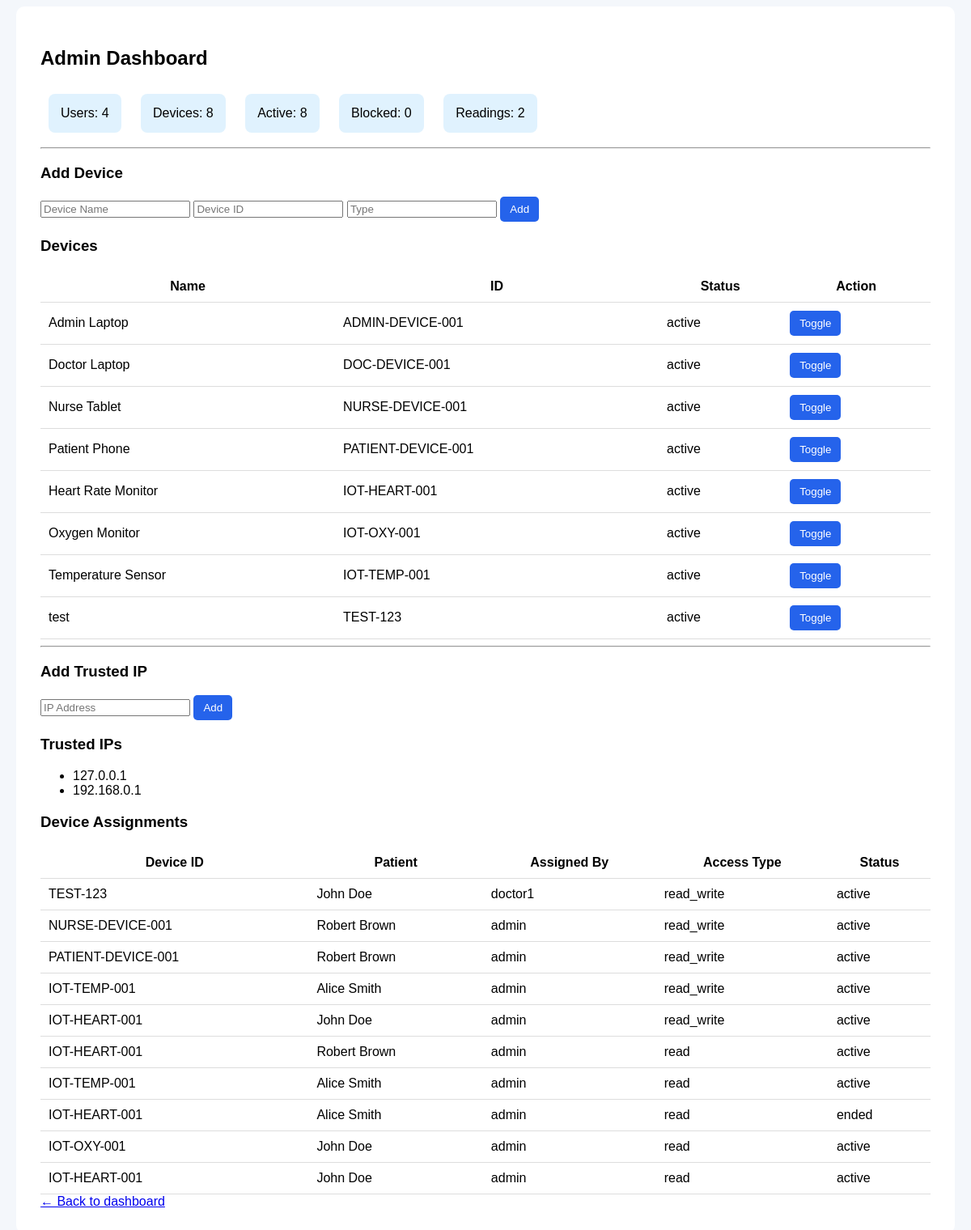
Page /admin (signed in) on the earlier database version.
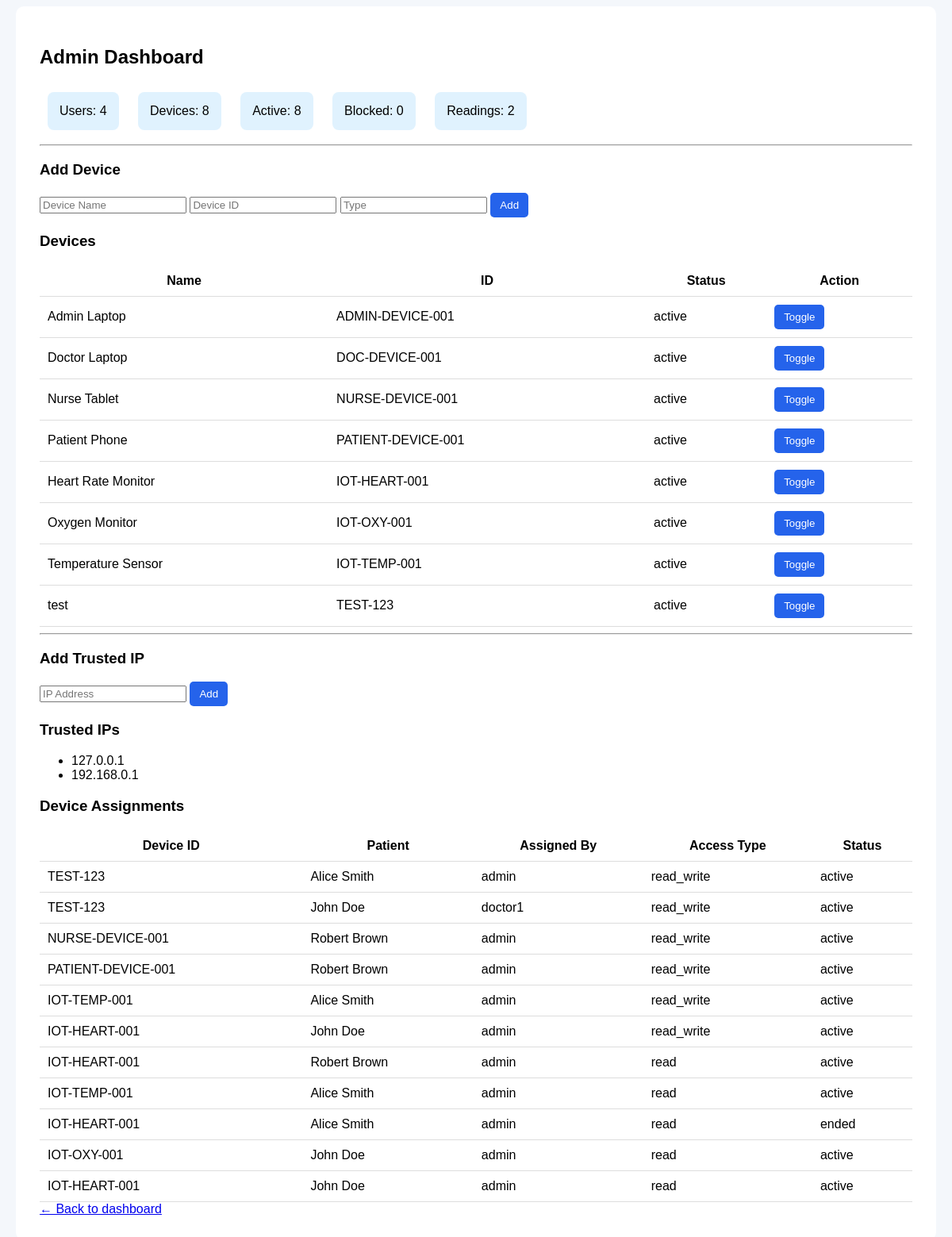
Same page on the later database version.
### tables this page shows
CREATE TABLE trusted_devices (
    id INTEGER PRIMARY KEY AUTOINCREMENT,
    device_name TEXT NOT NULL,
    device_id TEXT UNIQUE NOT NULL,
    device_serial_number TEXT,
    device_status TEXT NOT NULL,
    owner_role TEXT,
    device_type TEXT,
    can_access_data INTEGER DEFAULT 0,
    last_seen DATETIME DEFAULT CURRENT_TIMESTAMP
);

CREATE TABLE trusted_ips (
    id INTEGER PRIMARY KEY AUTOINCREMENT,
    ip_address TEXT UNIQUE,
    description TEXT
);

CREATE TABLE device_patient_assignments (
    id INTEGER PRIMARY KEY AUTOINCREMENT,
    device_id TEXT NOT NULL,
    patient_id INTEGER NOT NULL,
    assigned_by TEXT,
    access_type TEXT NOT NULL,
    assignment_status TEXT NOT NULL,
    start_time DATETIME DEFAULT CURRENT_TIMESTAMP,
    end_time DATETIME
);

CREATE TABLE patients (
    id INTEGER PRIMARY KEY AUTOINCREMENT,
    patient_name TEXT NOT NULL,
    age INTEGER,
    disease TEXT,
    diagnosis_encrypted TEXT,
    doctor_assigned TEXT
);

### app.py (the view)
@app.route("/admin")
def admin_panel():
    if not require_login():
        return redirect(url_for("login"))
    if not require_role("Admin"):
        flash("Access denied. Only administrators can access the admin panel.", "danger")
        return redirect(url_for("dashboard"))
    conn = get_db_connection()
    stats = {
        "users": conn.execute("SELECT COUNT(*) FROM users").fetchone()[0],
        "devices": conn.execute("SELECT COUNT(*) FROM trusted_devices").fetchone()[0],
        "active_devices": conn.execute("SELECT COUNT(*) FROM trusted_devices WHERE device_status='active'").fetchone()[0],
        "blocked_devices": conn.execute("SELECT COUNT(*) FROM trusted_devices WHERE device_status='blocked'").fetchone()[0],
        "readings": conn.execute("SELECT COUNT(*) FROM device_readings").fetchone()[0],
    }
    devices = conn.execute("SELECT * FROM trusted_devices").fetchall()
    patients = conn.execute("SELECT * FROM patients").fetchall()
    ips = conn.execute("SELECT * FROM trusted_ips").fetchall()
    assignments = conn.execute("""
        SELECT dpa.*, p.patient_name
        FROM device_patient_assignments dpa
        JOIN patients p ON dpa.patient_id = p.id
        ORDER BY dpa.id DESC
    """).fetchall()
    conn.close()
    return render_template(
        "admin.html",
        stats=stats,
        devices=devices,
        patients=patients,
        ips=ips,
        assignments=assignments
    )

### app.py (called while the page is built)
def require_login():
    return "username" in session

def require_role(*allowed_roles):
    return session.get("role") in allowed_roles

### utils/db.py (called while the page is built)
def get_db_connection():
    conn = sqlite3.connect(DATABASE)
    conn.row_factory = sqlite3.Row
    return conn

### templates/admin.html (shortened to what this page needs)
<!DOCTYPE html>
<html>
<head>
</head>
<body>
    <div class="container">
        <h2>Admin Dashboard</h2>
        <div>
            <div class="card">Users: {{ stats.users }}</div>
            <div class="card">Devices: {{ stats.devices }}</div>
            <div class="card">Active: {{ stats.active_devices }}</div>
            <div class="card">Blocked: {{ stats.blocked_devices }}</div>
            <div class="card">Readings: {{ stats.readings }}</div>
        </div>
        <hr>
        <h3>Add Device</h3>
        <form method="POST" action="/add_device">
            <input name="device_name" placeholder="Device Name" required>
            <input name="device_id" placeholder="Device ID" required>
            <input name="device_type" placeholder="Type">
            <button>Add</button>
        </form>
        <h3>Devices</h3>
        <table>
            <tr>
                <th>Name</th>
                <th>ID</th>
                <th>Status</th>
                <th>Action</th>
            </tr>
            {% for d in devices %}
            <tr>
                <td>{{ d.device_name }}</td>
                <td>{{ d.device_id }}</td>
                <td>{{ d.device_status }}</td>
                <td>
                    <a href="/toggle_device/{{ d.device_id }}">
                        <button>Toggle</button>
                    </a>
                </td>
            </tr>
            {% endfor %}
        </table>
        <hr>
        <h3>Add Trusted IP</h3>
        <form method="POST" action="/add_ip">
            <input name="ip" placeholder="IP Address" required>
            <button>Add</button>
        </form>
        <h3>Trusted IPs</h3>
        <ul>
            {% for ip in ips %}
            <li>{{ ip.ip_address }}</li>
            {% endfor %}
        </ul>
        <h3>Device Assignments</h3>
        <table>
            <tr>
                <th>Device ID</th>
                <th>Patient</th>
                <th>Assigned By</th>
                <th>Access Type</th>
                <th>Status</th>
            </tr>
            {% for a in assignments %}
            <tr>
                <td>{{ a.device_id }}</td>
                <td>{{ a.patient_name }}</td>
                <td>{{ a.assigned_by }}</td>
                <td>{{ a.access_type }}</td>
                <td>{{ a.assignment_status }}</td>
            </tr>
            {% endfor %}
        </table>
        <a class="back-link" href="{{ url_for('dashboard') }}">← Back to dashboard</a>
    </div>
</body>
</html>

### templates/admin.html (style rules this page uses)
body { font-family: Arial; background: #f4f7fb; }
.container { width: 1100px; margin: auto; background: white; padding: 30px; border-radius: 10px; }
.card { display: inline-block; padding: 15px; margin: 10px; background: #e0f2fe; border-radius: 8px; }
table { width: 100%; margin-top: 20px; border-collapse: collapse; }
th, td { padding: 10px; border-bottom: 1px solid #ddd; }
button { padding: 8px 12px; background: #2563eb; color: white; border: none; border-radius: 5px; }

Differences in the rows shown:
added device_patient_assignments: device_id "TEST-123", patient_name "Alice Smith", assigned_by "admin", access_type "read_write", assignment_status "active"
